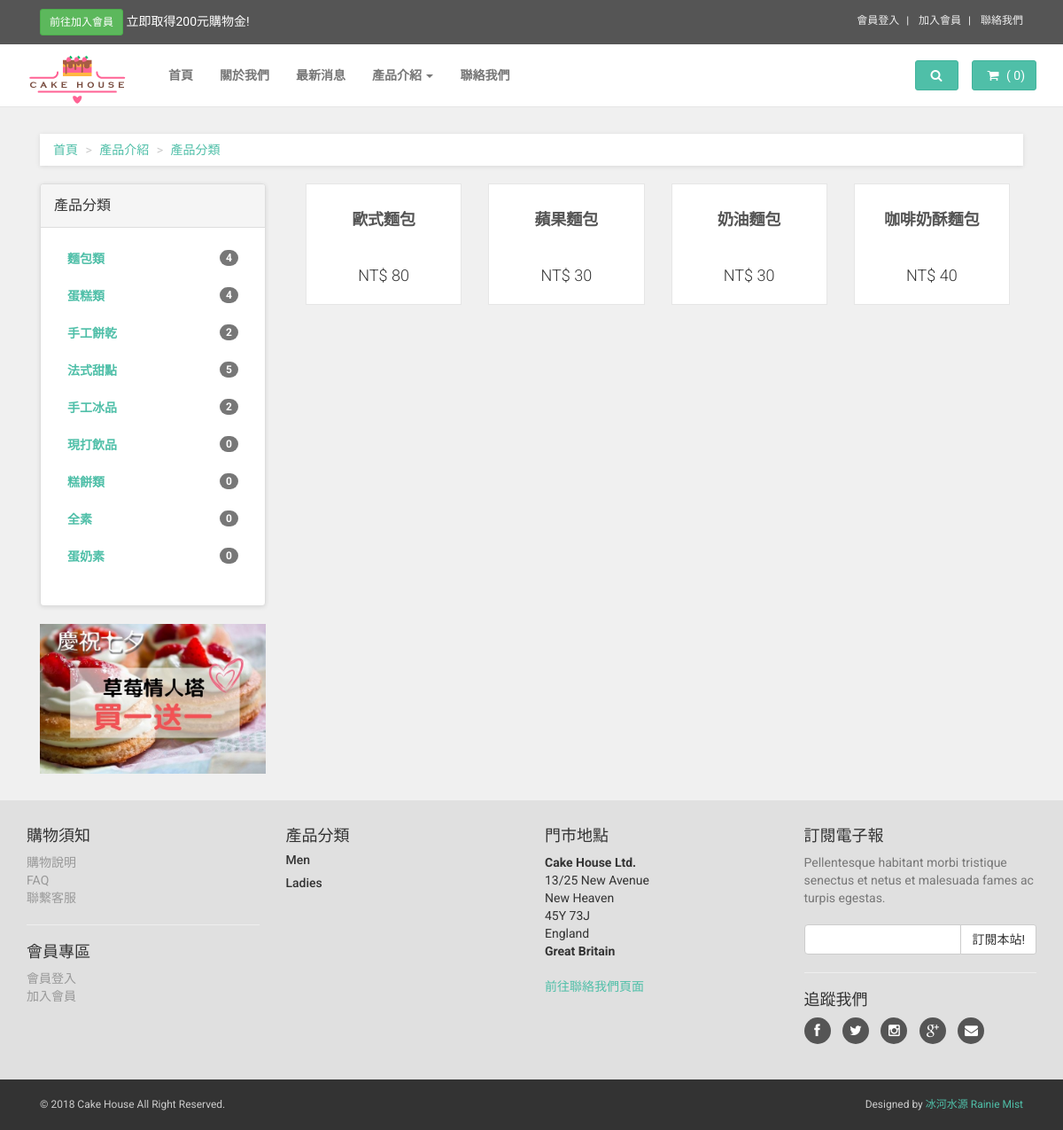
/frontend/products_list.php?cat=1, run on the app's committed database.
### tables this page shows
CREATE TABLE IF NOT EXISTS `product_categories` (
  `product_categories_id` int(11) NOT NULL,
  `category` varchar(255) NOT NULL,
  `created_at` varchar(255) DEFAULT NULL,
  `updated_at` varchar(255) DEFAULT NULL,
  `order` int(11) NOT NULL,
  `series_id` int(11) NOT NULL
);

CREATE TABLE IF NOT EXISTS `products` (
  `products_id` int(11) NOT NULL,
  `product_categories_id` int(11) NOT NULL,
  `picture` varchar(255) DEFAULT NULL,
  `name` varchar(255) NOT NULL,
  `description` text NOT NULL,
  `price` varchar(255) NOT NULL,
  `created_at` varchar(255) DEFAULT NULL,
  `updated_at` varchar(255) DEFAULT NULL
);

### frontend/products_list.php (the view, shortened to what this page needs)
<?php session_start();
require('../connection/connection.php');
$query = $db->query("SELECT * FROM products WHERE product_categories_id=".$_GET['cat']);
$products_list = $query->fetchAll(PDO::FETCH_ASSOC); ?>
<!DOCTYPE html>
<html lang="en">
<head>
    <?php require_once('template/head_files.php'); ?>
</head>
<body>
<?php require_once('template/navbar.php'); ?>
    <div id="all">
        <div id="content">
            <div class="container">
                <div class="col-md-12">
                    <ul class="breadcrumb">
                        <li><a href="../index.php">首頁</a>
                        </li>
                        <li><a href="#">產品介紹</a>
                        </li>
                        <li><a href="#">產品分類</a>
                        </li>
                    </ul>
                </div>
                <div class="col-md-3">
                    <div class="panel panel-default sidebar-menu">
                        <div class="panel-heading">
                            <h3 class="panel-title">產品分類</h3>
                        </div>
                        <div class="panel-body">
                            <ul class="nav nav-pills nav-stacked category-menu">
                            <?php foreach($categories as $side_categories){
                                    $query = $db->query("SELECT * FROM products WHERE product_categories_id=".$side_categories['product_categories_id']);
                                    $total_products = count ($query->FetchAll(PDO::FETCH_ASSOC));
                                    ?>
                                <li>
                                    <a href="products_list.php?cat=<?php echo $side_categories['product_categories_id'];?>">
                                    <?php echo $side_categories['category']; ?><span class="badge pull-right"><?php echo $total_products; ?></span></a>
                                </li>
                                <?php } ?>
                            </ul>
                        </div>
                    </div>
                    <div class="banner">
                        <a href="#">
                        <img src="../images/ad-banner.jpg" alt="" class="img-responsive">
                        </a>
                    </div>
                </div>
                <div id="hot">
                <div class="col-md-9">
                <div class="row same-height-row">
                        <div class="col-sm-12">
     <?php foreach ($products_list as $products){ ?>
            <div class="col-sm-3">
                            <div class="product same-height">
                                <div class="text">
                                    <h3><a href="products.php?id=<?php echo $products['products_id']; ?>"><?php echo $products['name']; ?></a></h3>
                                    <p class="price">NT$ <?php echo $products['price']; ?></p>
                                </div>
                            </div>
                        </div>
    <?php } ?>
                </div>
        </div>
         </div>
</div>
</div>
                        </div>
                    </div>
       <?php require_once('template/footer.php'); ?>
</body>
</html>

### css/cake/style.default.css (style rules this page uses)
a, button { -webkit-transition: all 0.2s ease-out; -moz-transition: all 0.2s ease-out; transition: all 0.2s ease-out; }
.breadcrumb { -webkit-box-shadow: 0 1px 5px rgba(0, 0, 0, 0.1); box-shadow: 0 1px 5px rgba(0, 0, 0, 0.1); }
#content .panel.sidebar-menu { -webkit-box-sizing: border-box; -moz-box-sizing: border-box; box-sizing: border-box; -webkit-box-shadow: 0 1px 5px rgba(0, 0, 0, 0.1); box-shadow: 0 1px 5px rgba(0, 0, 0, 0.1); }
#content .panel.sidebar-menu h3 { padding: 5px 0; margin: 0; }
#content .panel.sidebar-menu ul.nav.category-menu { margin-bottom: 20px; }
#content .panel.sidebar-menu ul.nav.category-menu li a { text-transform: uppercase; font-weight: bold; }
#content .product { background: #fff; border: solid 1px #e6e6e6; -webkit-box-sizing: border-box; -moz-box-sizing: border-box; box-sizing: border-box; margin-bottom: 30px; }
#content .product .text { padding: 10px 10px 0; }
#content .product .text h3 { font-size: 18px; font-weight: 700; height: 39.6px; text-align: center; overflow: hidden; }
#content .product .text h3 a { color: #555555; }
#content .product .text p.price { font-size: 18px; text-align: center; font-weight: 300; }
#content .banner { margin-bottom: 30px; }
.nav { margin-bottom: 0; padding-left: 0; list-style: none; }
.nav > li > a { padding: 10px 15px; }
.nav-pills > li > a { border-radius: 0; }
body { font-family: "Roboto", Helvetica, Arial, sans-serif; font-size: 14px; line-height: 1.42857143; color: #333333; background-color: #f0f0f0; }
a { color: #4fbfa8; text-decoration: none; }
.breadcrumb { padding: 8px 15px; margin-bottom: 20px; background-color: #ffffff; border-radius: 0; }
.breadcrumb > li + li:before { content: ">\00a0"; color: #cccccc; }
h1, h2, h3, h4, h5, h6, .h1, .h2, .h3, .h4, .h5, .h6 { font-family: inherit; font-weight: 500; line-height: 1.1; color: inherit; }
h1, .h1, h2, .h2, h3, .h3 { margin-top: 20px; margin-bottom: 20px; }
p, ul, ol { margin: 0 0 20px; }

### data on the page
product_categories: category "麵包類", total_products "4"
product_categories: category "蛋糕類", total_products "4"
product_categories: category "手工餅乾", total_products "2"
product_categories: category "法式甜點", total_products "5"
product_categories: category "手工冰品", total_products "2"
product_categories: category "現打飲品", total_products "0"
product_categories: category "糕餅類", total_products "0"
product_categories: category "全素", total_products "0"
product_categories: category "蛋奶素", total_products "0"
products: name "歐式麵包", price "80"
products: name "蘋果麵包", price "30"
products: name "奶油麵包", price "30"
products: name "咖啡奶酥麵包", price "40"
